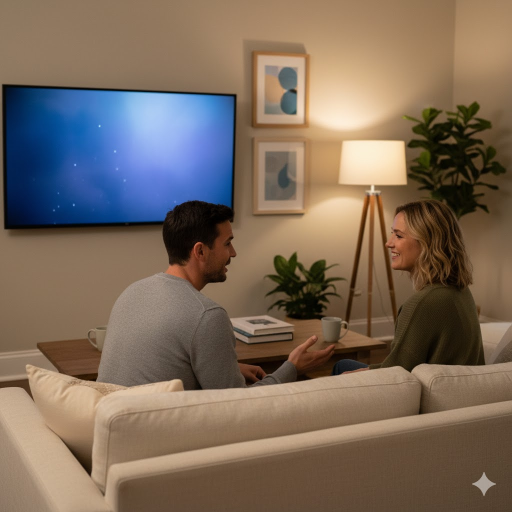
#> input picture examples/living_room.jpg, 1024 x 1024 px (shown at 1/2 size)
$ python -i detectors.py   (imports and definitions only)
#> lines starting #> are read from the running program, lines starting #| are printed output that depends on the picture; after the words box and inside, x2 and y2 are one past the last pixel; in counts of white or black regions, pixels touching at a corner belong together
"""Protected content detection: faces, text, people, and objects."""

import cv2
import numpy as np
from typing import Dict, List, Tuple, Optional
from pathlib import Path

from .config import (
    FACE_CONF_THRESHOLD,
    TEXT_CONF_THRESHOLD,
    OBJECT_CONF_THRESHOLD,
    PADDING_PX,
    PADDING_PCT,
)


class ProtectedContentDetector:
    """Detects and masks protected content (faces, text, people) in images."""

    def __init__(self, device: str = "cpu"):
        """
        Initialize detectors.

        Args:
            device: 'cpu' or 'cuda'
        """
        self.device = device
        self._init_detectors()

    def _init_detectors(self):
        """Initialize all detection models."""
        # Face detection - using OpenCV Haar Cascade as fallback
        face_cascade_path = cv2.data.haarcascades + 'haarcascade_frontalface_default.xml'
        self.face_detector = cv2.CascadeClassifier(face_cascade_path)

        # Text detection - using OpenCV EAST or simple edge detection
        # For production, use: DB++, CRAFT, or PaddleOCR with PaddlePaddle
        self.text_detector = None  # Placeholder - will use EAST or edge-based

        # People segmentation - placeholder for now
        # For production: use DeepLabv3 or SegFormer from torchvision
        self.person_segmentor = None

        print("✓ Protected content detectors initialized (basic fallback mode)")

    def detect(self, image: np.ndarray, padding_px: Optional[int] = None) -> Dict[str, np.ndarray]:
        """
        Detect all protected content and return combined mask.

        Args:
            image: Input image (H, W, 3) BGR
            padding_px: Padding to apply around detected regions (default from config)

        Returns:
            Dict with keys:
                - 'combined_mask': Binary mask (H, W) uint8, 255=protected
                - 'faces_mask': Face regions mask
                - 'text_mask': Text regions mask
                - 'people_mask': People regions mask
                - 'bboxes': List of (x, y, w, h, class_name, confidence)
        """
        H, W = image.shape[:2]
        padding = padding_px or max(PADDING_PX, int(min(H, W) * PADDING_PCT))

        # Initialize masks
        combined_mask = np.zeros((H, W), dtype=np.uint8)
        faces_mask = np.zeros((H, W), dtype=np.uint8)
        text_mask = np.zeros((H, W), dtype=np.uint8)
        people_mask = np.zeros((H, W), dtype=np.uint8)

        bboxes = []

        # 1. Detect faces
        faces = self._detect_faces(image)
        for (x, y, w, h, conf) in faces:
            if conf >= FACE_CONF_THRESHOLD:
                faces_mask = self._add_bbox_to_mask(faces_mask, x, y, w, h, padding)
                bboxes.append((x, y, w, h, 'face', conf))

        # 2. Detect text regions
        text_boxes = self._detect_text(image)
        for (x, y, w, h, conf) in text_boxes:
            if conf >= TEXT_CONF_THRESHOLD:
                text_mask = self._add_bbox_to_mask(text_mask, x, y, w, h, padding)
                bboxes.append((x, y, w, h, 'text', conf))

        # 3. Detect people (optional, resource-intensive)
        # For now, skip or use simple background subtraction

        # Combine all masks
        combined_mask = cv2.bitwise_or(combined_mask, faces_mask)
        combined_mask = cv2.bitwise_or(combined_mask, text_mask)
        combined_mask = cv2.bitwise_or(combined_mask, people_mask)

        return {
            'combined_mask': combined_mask,
            'faces_mask': faces_mask,
            'text_mask': text_mask,
            'people_mask': people_mask,
            'bboxes': bboxes,
        }

    def _detect_faces(self, image: np.ndarray) -> List[Tuple[int, int, int, int, float]]:
        """
        Detect faces using Haar Cascade (basic fallback).

        Returns:
            List of (x, y, w, h, confidence)
        """
        gray = cv2.cvtColor(image, cv2.COLOR_BGR2GRAY)
        faces = self.face_detector.detectMultiScale(
            gray,
            scaleFactor=1.1,
            minNeighbors=5,
            minSize=(30, 30)
        )

        # Haar doesn't provide confidence, use fixed value
        return [(x, y, w, h, 0.9) for (x, y, w, h) in faces]

    def _detect_text(self, image: np.ndarray) -> List[Tuple[int, int, int, int, float]]:
        """
        Detect text regions using edge-based heuristic (basic fallback).
        For production: use EAST, DB++, or PaddleOCR.

        Returns:
            List of (x, y, w, h, confidence)
        """
        gray = cv2.cvtColor(image, cv2.COLOR_BGR2GRAY)

        # Apply edge detection
        edges = cv2.Canny(gray, 50, 150)

        # Dilate to connect text components
        kernel = cv2.getStructuringElement(cv2.MORPH_RECT, (15, 3))
        dilated = cv2.dilate(edges, kernel, iterations=1)

        # Find contours
        contours, _ = cv2.findContours(dilated, cv2.RETR_EXTERNAL, cv2.CHAIN_APPROX_SIMPLE)

        text_boxes = []
        for cnt in contours:
            x, y, w, h = cv2.boundingRect(cnt)
            # Filter by aspect ratio and size (heuristic for text)
            aspect_ratio = w / (h + 1e-5)
            area = w * h
            if 2 < aspect_ratio < 15 and 500 < area < 50000:
                text_boxes.append((x, y, w, h, 0.7))  # Fixed confidence

        return text_boxes

    def _add_bbox_to_mask(
        self,
        mask: np.ndarray,
        x: int,
        y: int,
        w: int,
        h: int,
        padding: int
    ) -> np.ndarray:
        """
        Add bounding box to mask with padding.

        Args:
            mask: Binary mask to update
            x, y, w, h: Bounding box coordinates
            padding: Padding in pixels

        Returns:
            Updated mask
        """
        H, W = mask.shape
        x1 = max(0, x - padding)
        y1 = max(0, y - padding)
        x2 = min(W, x + w + padding)
        y2 = min(H, y + h + padding)

        mask[y1:y2, x1:x2] = 255
        return mask


def test_detector():
    """Test the detector on a sample image."""
    # Create a test image with simple shapes
    img = np.ones((600, 800, 3), dtype=np.uint8) * 255

    # Draw some rectangles to simulate faces/objects
    cv2.rectangle(img, (100, 100), (200, 200), (255, 0, 0), -1)
    cv2.rectangle(img, (300, 150), (500, 250), (0, 255, 0), -1)

    # Add some text-like patterns
    cv2.putText(img, "SAMPLE TEXT", (100, 400), cv2.FONT_HERSHEY_SIMPLEX, 2, (0, 0, 0), 3)

    detector = ProtectedContentDetector()
    result = detector.detect(img)

    print(f"Detected {len(result['bboxes'])} protected regions")
    print(f"Combined mask coverage: {(result['combined_mask'] > 0).sum() / result['combined_mask'].size * 100:.1f}%")

    return result


# [2 lines not run here, left out]

>>> import cv2
>>> picture = cv2.imread('../examples/living_room.jpg')
#> picture is the input picture: shape (1024, 1024, 3); mean B, G, R 91.7, 106.5, 123.5
>>> result = ProtectedContentDetector().detect(picture)
#> in _detect_faces, `gray = cv2.cvtColor(image, cv2.COLOR_BGR2GRAY)`:
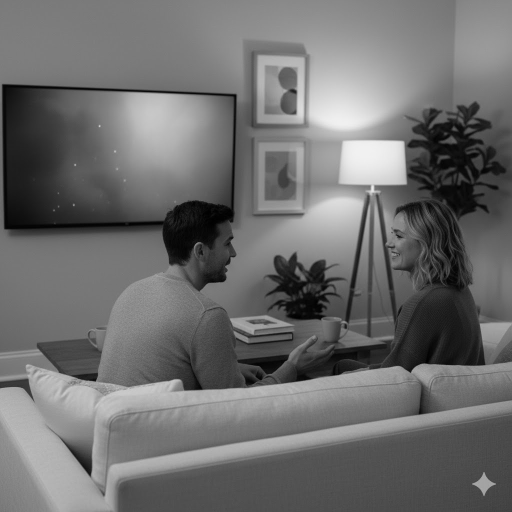
#> gray: shape (1024, 1024) (shown at 1/2 size); min 0, max 242, mean 109.8
#> in _detect_faces, `faces = self.face_detector.detectMultiScale( gray, scaleFactor=1.1, mi..`: faces = ()
#> in detect, `faces = self._detect_faces(image)`: faces = []
#> after the loop in detect, `for (x, y, w, h, conf) in faces:`: faces_mask: shape (1024, 1024); every value is 0
#> in _detect_text, `edges = cv2.Canny(gray, 50, 150)`:
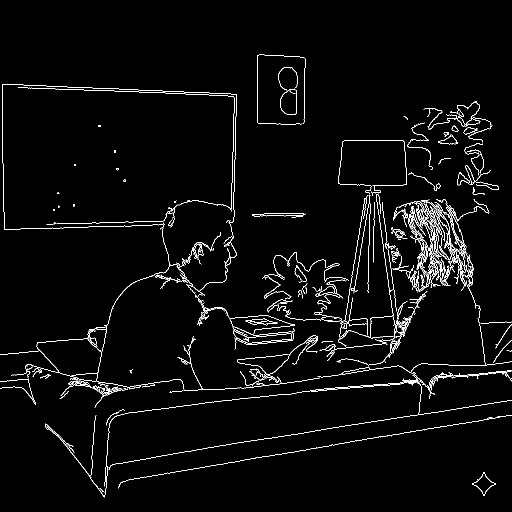
#> edges: shape (1024, 1024) (shown at 1/2 size); 2.7% white in thin lines or dots, all inside (x1, y1, x2, y2) = (0, 109, 1024, 995)
#> in _detect_text, `dilated = cv2.dilate(edges, kernel, iterations=1)`:
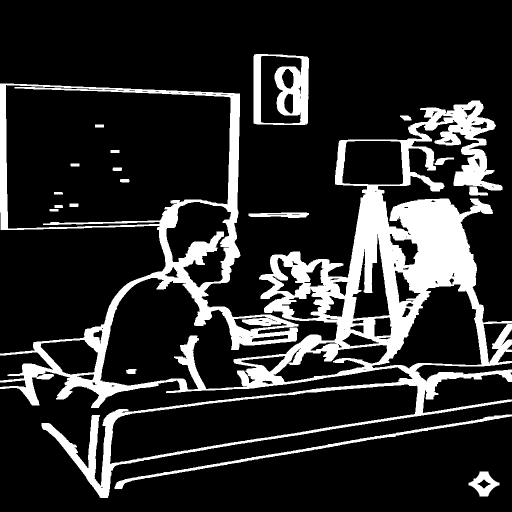
#> dilated: shape (1024, 1024) (shown at 1/2 size); 17.1% white; 18 white regions
#> in _detect_text, `contours, _ = cv2.findContours(dilated, cv2.RETR_EXTERNAL, cv2.CHAIN_A..`: contours = 9 contours; largest, box (x1, y1, x2, y2) and area: (0, 167, 1024, 996) 395496, (507, 108, 618, 250) 15068, (229, 829, 1024, 978) 3748, (937, 943, 999, 993) 1627, (497, 425, 618, 436) 886
#> the loop in _detect_text, `for cnt in contours:` made 9 passes
#> (x, y, w, h, aspect_ratio, area) on passes 1 to 9: (937, 943, 62, 50, 1.24, 3100), (229, 829, 795, 149, 5.34, 118455), (252, 738, 21, 10, 2.1, 210), (497, 425, 121, 11, 11, 1331), (938, 373, 38, 18, 2.11, 684), (869, 315, 39, 15, 2.6, 585), (800, 231, 23, 10, 2.3, 230), (0, 167, 1024, 829, 1.24, 848896), (507, 108, 111, 142, 0.782, 15762)
#> after the loop in _detect_text, `for cnt in contours:`: text_boxes = [(497, 425, 121, 11, 0.7), (938, 373, 38, 18, 0.7), (869, 315, 39, 15, 0.7)]
#> the loop in detect, `for (x, y, w, h, conf) in text_boxes:` made 3 passes
#> (x, y, w, h, x1 in _add_bbox_to_mask, y1 in _add_bbox_to_mask, x2 in _add_bbox_to_mask, y2 in _add_bbox_to_mask) on passes 1 to 3: (497, 425, 121, 11, 473, 401, 642, 460), (938, 373, 38, 18, 914, 349, 1000, 415), (869, 315, 39, 15, 845, 291, 932, 354)
#> pass 1, in detect, `text_mask = self._add_bbox_to_mask(text_mask, x, y, w, h, padding)`:
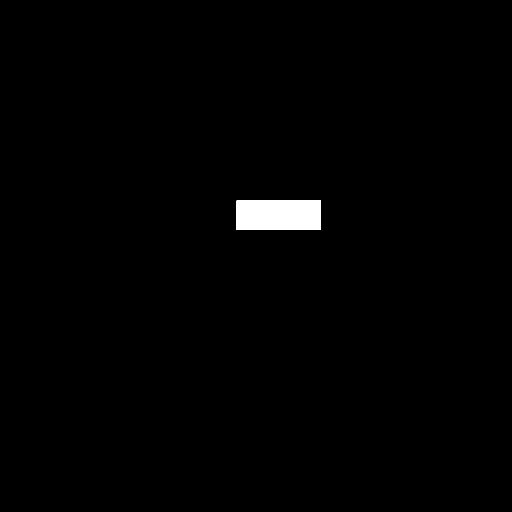
#> text_mask: shape (1024, 1024) (shown at 1/2 size); 0.95% white; 1 white region, box (x1, y1, x2, y2) and area: (473, 401, 642, 460) 9971
#> pass 2, in detect, `text_mask = self._add_bbox_to_mask(text_mask, x, y, w, h, padding)`:
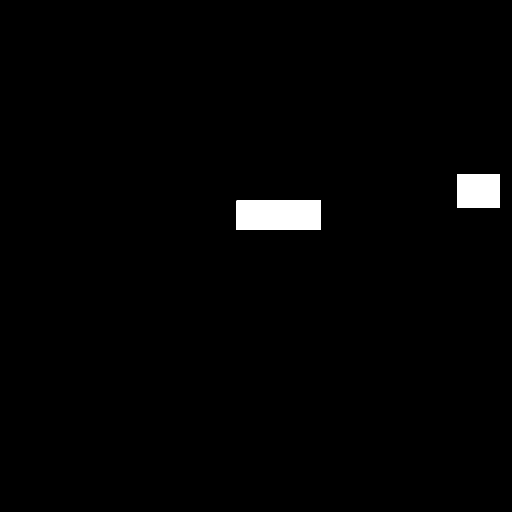
#> text_mask: shape (1024, 1024) (shown at 1/2 size); 1.5% white; 2 white regions, box (x1, y1, x2, y2) and area: (473, 401, 642, 460) 9971, (914, 349, 1000, 415) 5676
#> pass 3, in detect, `text_mask = self._add_bbox_to_mask(text_mask, x, y, w, h, padding)`:
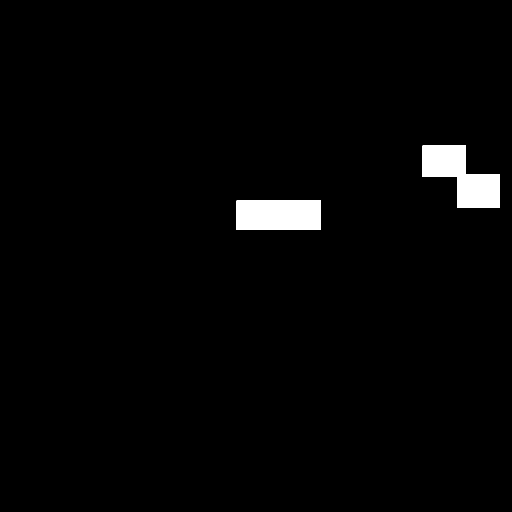
#> text_mask: shape (1024, 1024) (shown at 1/2 size); 2% white; 2 white regions, box (x1, y1, x2, y2) and area: (845, 291, 1000, 415) 11067, (473, 401, 642, 460) 9971
#> after the loop in detect, `for (x, y, w, h, conf) in text_boxes:`: bboxes = [(497, 425, 121, 11, 'text', 0.7), (938, 373, 38, 18, 'text', 0.7), (869, 315, 39, 15, 'text', 0.7)]
#> result = 5 items
